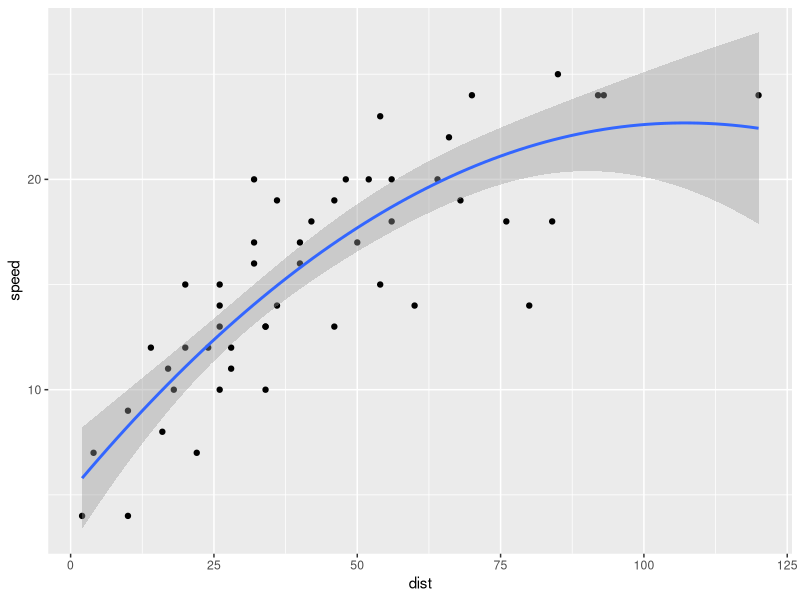

The R script that drew this image:
## ---- chunk 1
options(htmltools.dir.version = FALSE)
## ---- chunk 2
library(tidyverse)
# can highlight lines of code!
ggplot(cars, aes(x = dist, y = speed)) + geom_point() + 
  {{ geom_smooth(method = 'lm', formula = y ~ poly(x, 2)) }}

## ---- chunk 3
knitr::kable(head(iris), format = "html")
## ---- chunk 4
if (TRUE) {
{{ message("Very important!") }}
}
